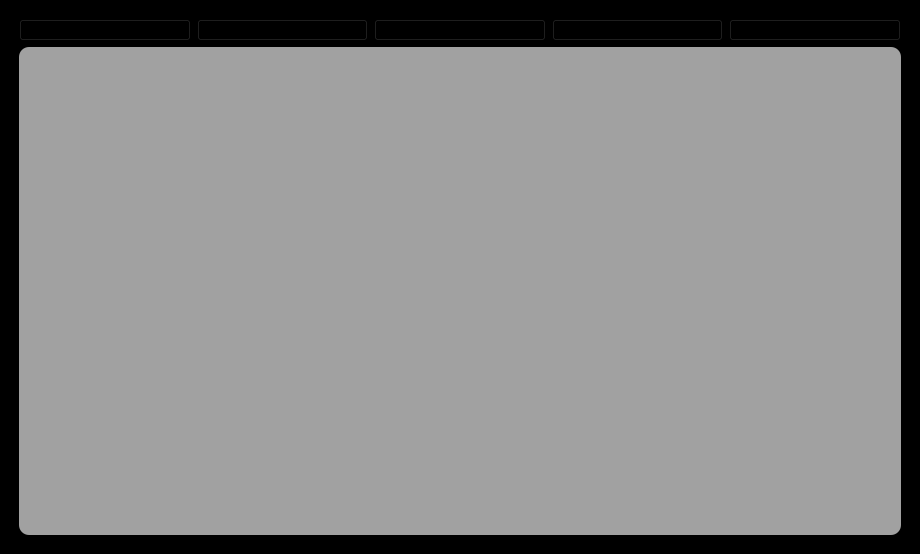
<?xml version="1.0" encoding="UTF-8"?>
<ui version="4.0">
 <class>MainWindow</class>
 <widget class="QMainWindow" name="MainWindow">
  <property name="geometry">
   <rect>
    <x>0</x>
    <y>0</y>
    <width>920</width>
    <height>554</height>
   </rect>
  </property>
  <property name="windowTitle">
   <string>MainWindow</string>
  </property>
  <property name="styleSheet">
   <string notr="true">background-color: rgb(0, 0, 0);
</string>
  </property>
  <widget class="QWidget" name="centralwidget">
   <layout class="QVBoxLayout" name="verticalLayout">
    <item>
     <widget class="QFrame" name="frame">
      <property name="styleSheet">
       <string notr="true">
* QPushButton:hover:!pressed
{
border-radius: 20px;
border: 1px solid red;
background-color: rgb(136, 138, 133);
}</string>
      </property>
      <property name="frameShape">
       <enum>QFrame::StyledPanel</enum>
      </property>
      <property name="frameShadow">
       <enum>QFrame::Raised</enum>
      </property>
      <layout class="QGridLayout" name="gridLayout">
       <item row="0" column="0">
        <widget class="QPushButton" name="btn_ordemservico">
         <property name="styleSheet">
          <string notr="true"/>
         </property>
         <property name="text">
          <string/>
         </property>
         <property name="icon">
          <iconset>
           <normaloff>icons/ordem_servico.png</normaloff>icons/ordem_servico.png</iconset>
         </property>
         <property name="iconSize">
          <size>
           <width>50</width>
           <height>50</height>
          </size>
         </property>
        </widget>
       </item>
       <item row="0" column="4">
        <widget class="QPushButton" name="btn_info">
         <property name="text">
          <string/>
         </property>
         <property name="icon">
          <iconset>
           <normaloff>icons/info.png</normaloff>icons/info.png</iconset>
         </property>
         <property name="iconSize">
          <size>
           <width>50</width>
           <height>50</height>
          </size>
         </property>
        </widget>
       </item>
       <item row="0" column="1">
        <widget class="QPushButton" name="btn_clientes">
         <property name="text">
          <string/>
         </property>
         <property name="icon">
          <iconset>
           <normaloff>icons/cliente.png</normaloff>icons/cliente.png</iconset>
         </property>
         <property name="iconSize">
          <size>
           <width>50</width>
           <height>50</height>
          </size>
         </property>
        </widget>
       </item>
       <item row="0" column="2">
        <widget class="QPushButton" name="btn_cadastrar">
         <property name="text">
          <string/>
         </property>
         <property name="icon">
          <iconset>
           <normaloff>icons/ico-register.png</normaloff>icons/ico-register.png</iconset>
         </property>
         <property name="iconSize">
          <size>
           <width>50</width>
           <height>50</height>
          </size>
         </property>
        </widget>
       </item>
       <item row="0" column="3">
        <widget class="QPushButton" name="btn_contatos">
         <property name="text">
          <string/>
         </property>
         <property name="icon">
          <iconset>
           <normaloff>icons/contatos.png</normaloff>icons/contatos.png</iconset>
         </property>
         <property name="iconSize">
          <size>
           <width>50</width>
           <height>50</height>
          </size>
         </property>
        </widget>
       </item>
       <item row="1" column="0" colspan="5">
        <widget class="QFrame" name="frame_2">
         <property name="styleSheet">
          <string notr="true">background-color: rgb(161, 161, 161);
border-radius: 10px;</string>
         </property>
         <property name="frameShape">
          <enum>QFrame::StyledPanel</enum>
         </property>
         <property name="frameShadow">
          <enum>QFrame::Raised</enum>
         </property>
         <layout class="QVBoxLayout" name="verticalLayout_2">
          <item>
           <widget class="QLabel" name="label">
            <property name="minimumSize">
             <size>
              <width>591</width>
              <height>0</height>
             </size>
            </property>
            <property name="text">
             <string/>
            </property>
           </widget>
          </item>
          <item>
           <widget class="QLabel" name="label_2">
            <property name="text">
             <string/>
            </property>
            <property name="textFormat">
             <enum>Qt::AutoText</enum>
            </property>
            <property name="pixmap">
             <pixmap>icons/transparent-bg-+-shadow-designify.png</pixmap>
            </property>
            <property name="scaledContents">
             <bool>true</bool>
            </property>
           </widget>
          </item>
         </layout>
        </widget>
       </item>
      </layout>
     </widget>
    </item>
   </layout>
  </widget>
 </widget>
 <resources>
  <include location="icons/icons_.qrc"/>
 </resources>
 <connections/>
</ui>
